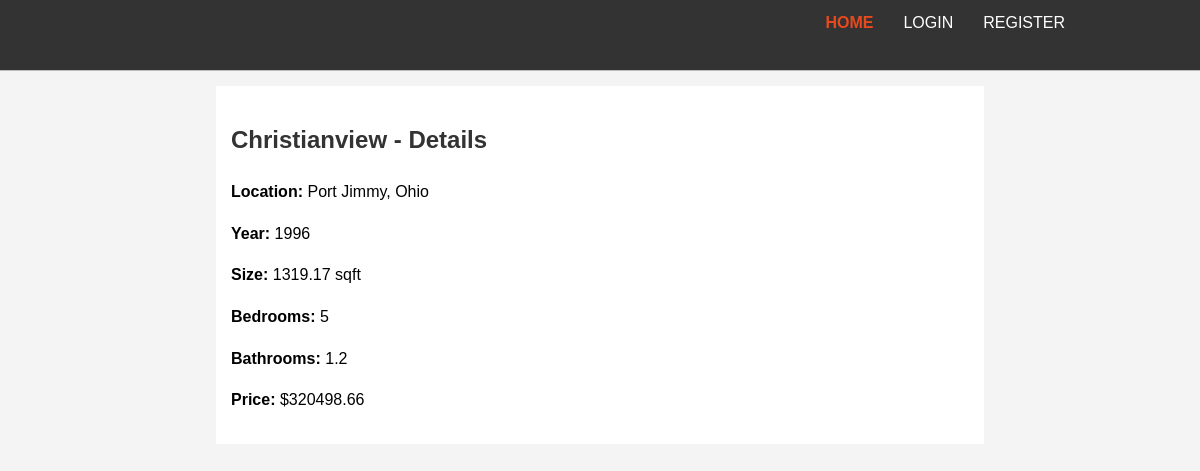
The page /property/3/ on the database its author committed.
### listings/models.py (models this page shows, shortened)
class Property(models.Model):
    region_name = models.CharField(max_length=100)
    region_type = models.CharField(max_length=100)
    state_name = models.CharField(max_length=100)
    city = models.CharField(max_length=100)
    metro = models.CharField(max_length=100)
    county_name = models.CharField(max_length=100)
    year = models.IntegerField()
    owner = models.ForeignKey(HouseOwner, on_delete=models.CASCADE, related_name='properties')
    size = models.DecimalField(max_digits=6, decimal_places=2)
    bedrooms = models.IntegerField()
    bathrooms = models.DecimalField(max_digits=3, decimal_places=1)
    price = models.DecimalField(max_digits=12, decimal_places=2)

### listings/views.py (the view)
# urls.py: path('property/<int:id>/', views.property_detail, name='property_detail'),
def property_detail(request, id):
    property = get_object_or_404(Property, pk=id)
    return render(request, 'listings/property_detail.html', {'property': property})

### listings/templates/listings/property_detail.html
{% extends 'base.html' %}
{% block content %}
<div class="container">
    <div class="property-detail">
        <h2>{{ property.region_name }} - Details</h2>
        <p><strong>Location:</strong> {{ property.city }}, {{ property.state_name }}</p>
        <p><strong>Year:</strong> {{ property.year }}</p>
        <p><strong>Size:</strong> {{ property.size }} sqft</p>
        <p><strong>Bedrooms:</strong> {{ property.bedrooms }}</p>
        <p><strong>Bathrooms:</strong> {{ property.bathrooms }}</p>
        <p><strong>Price:</strong> ${{ property.price }}</p>
    </div>
</div>
{% endblock %}

### static/css/style.css (style rules this page uses)
body { font-family: Arial, sans-serif; line-height: 1.6; margin: 0; padding: 0; background: #f4f4f4; }
.container { width: 80%; margin: auto; overflow: hidden; }
.property-detail { background: #ffffff; padding: 15px; margin-top: 15px; }
.property-detail h2 { color: #333; }

### rows shown on the page
Property: region_name "Christianview", city "Port Jimmy", state_name "Ohio", year "1996", size "1319.17", bedrooms "5", bathrooms "1.2", price "320498.66"
